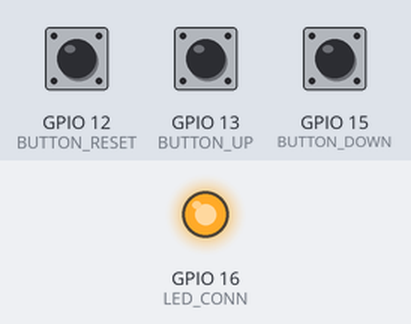
Recording of a program running on a simulated ESP32. Parts: output pins drawn as LEDs (lit = HIGH). Inputs (shaded band) come from the test bench; at power-on: GPIO 13 (BUTTON_UP) LOW, GPIO 15 (BUTTON_DOWN) LOW, GPIO 12 (BUTTON_RESET) LOW. USB keyboard and mouse output is not drawn; what the program prints to the serial monitor is not drawn.

Above: at 1.2 s.
1.3 s: GPIO 13 (BUTTON_UP) pulled HIGH for 0.15 s
2.9 s: GPIO 15 (BUTTON_DOWN) pulled HIGH for 0.15 s
Timing chart, 0 to 5.9 s (numbered marks = the images above; inputs shaded):
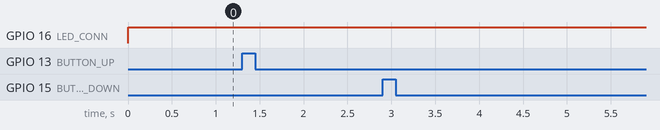

The program:

main.cpp
```cpp
#define USE_NIMBLE

#include <Arduino.h>
#include <BleKeyboard.h>

void press_reset();
void press_up();
void press_down();
void release();
void press(uint8_t button);

const int BUTTON_RESET = 12;
const int BUTTON_UP = 13;
const int BUTTON_DOWN = 15;
const int LED_CONN = 16;
const int DELAY = 300;
const long INTERVAL = 1000;

const char DEVICE_NAME[12] = "PAGE_TURNER";
const char DEVELOPER[5] = "HLAM";

int buttonState = 0;
unsigned long previousMillis = 0;
unsigned long currentMillis = 0;
bool connectionStatus = false;

BleKeyboard bleKeyboard(DEVICE_NAME, DEVELOPER, 100);

void setup()
{
    pinMode(BUTTON_RESET, INPUT);
    pinMode(BUTTON_UP, INPUT);
    pinMode(BUTTON_DOWN, INPUT);
    pinMode(LED_CONN, OUTPUT);

    Serial.begin(115200);
    Serial.printf("Starting %s\n", DEVICE_NAME);
    bleKeyboard.begin();
}

void loop()
{
    currentMillis = millis();
    buttonState = 0;

    buttonState = digitalRead(BUTTON_RESET);

    if (buttonState == HIGH)
    {
        press_reset();
    }

    if (bleKeyboard.isConnected())
    {
        if (!connectionStatus)
        {
            connectionStatus = true;
            Serial.println("Connected");
        }

        digitalWrite(LED_CONN, HIGH);

        buttonState = digitalRead(BUTTON_UP);

        if (buttonState == HIGH)
        {
            press_up();
        }

        buttonState = digitalRead(BUTTON_DOWN);

        if (buttonState == HIGH)
        {
            press_down();
        }
    }
    else
    {
        if (connectionStatus)
        {
            connectionStatus = false;
            Serial.println("Disconnected");
        }

        if (currentMillis - previousMillis >= INTERVAL)
        {
            previousMillis = currentMillis;
            digitalWrite(LED_CONN, !digitalRead(LED_CONN));
        }
    }
}

void press_up()
{
    Serial.println("UP");
    press(KEY_UP_ARROW);
}

void press_down()
{
    Serial.println("DOWN");
    press(KEY_DOWN_ARROW);
}

void press_reset()
{
    Serial.println("RESET");
    delay(DELAY);
    esp_restart();
}

void release()
{
    bleKeyboard.releaseAll();
    delay(DELAY);
}

void press(uint8_t button)
{
    bleKeyboard.press(button);
    delay(DELAY);
    release();
}
```

Measured:
- after the input at 1.3 s, every drawn part: stays the same
- after the input at 2.9 s, every drawn part: stays the same
